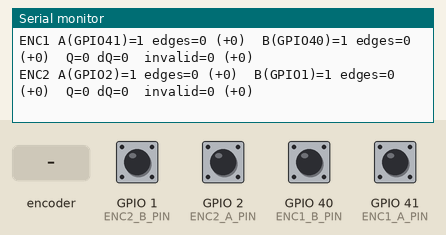
Recording of a sketch running on a simulated ESP32-S3. Parts: the last lines printed to the serial monitor. The inputs (shaded band) are chosen by the test bench; at power-on: GPIO 1 (ENC2_B_PIN), GPIO 2 (ENC2_A_PIN), GPIO 40 (ENC1_B_PIN), GPIO 41 (ENC1_A_PIN) HIGH.

Above: at 1.7 s.
1.8 s: rotary encoder on GPIO 2 (ENC2_A_PIN) / GPIO 40 (ENC1_B_PIN) turned 1 step (first pin leading)
At 2.4 s:
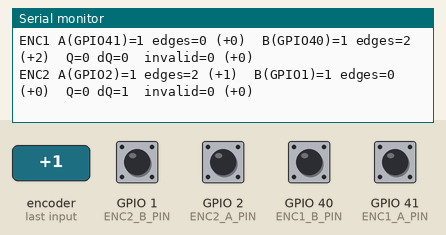
3.5 s: GPIO 1 (ENC2_B_PIN) pulled LOW for 1.2 s
At 4.3 s:
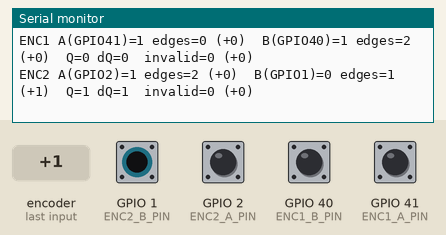
6.2 s: GPIO 41 (ENC1_A_PIN) pulled LOW for 1.2 s
8.9 s: rotary encoder on GPIO 2 (ENC2_A_PIN) / GPIO 40 (ENC1_B_PIN) turned 1 step (first pin leading)
At 9.8 s:
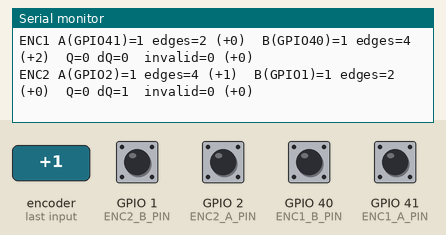
10.6 s: GPIO 1 (ENC2_B_PIN) pulled LOW for 1.2 s
At 11.4 s:
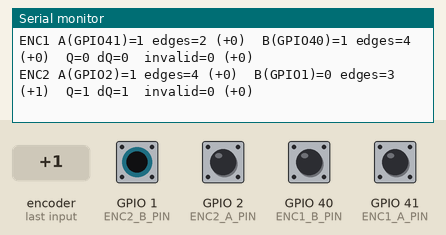
13.3 s: GPIO 41 (ENC1_A_PIN) pulled LOW for 1.2 s
Timing chart, 0 to 16.3 s (numbered marks = the images above; inputs shaded):
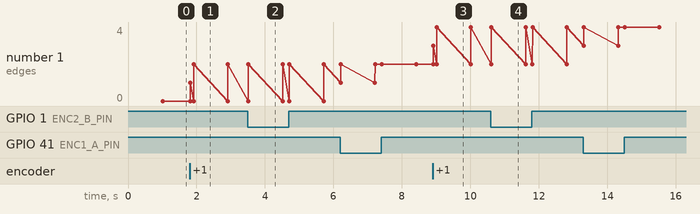

The sketch:

encoder_signal_diagnostic.ino
```cpp
// AMT102 2個のA/B相信号を個別に確認する診断コード
// ボード: ESP32S3 Dev Module
// シリアルモニター: 115200 baud

#include <Arduino.h>

constexpr int ENC1_A_PIN = 41;
constexpr int ENC1_B_PIN = 40;
constexpr int ENC2_A_PIN = 2;
constexpr int ENC2_B_PIN = 1;

constexpr unsigned long SAMPLE_INTERVAL_MS = 100;
constexpr unsigned long IDLE_PRINT_INTERVAL_MS = 1000;

volatile int32_t encoder1AEdges = 0;
volatile int32_t encoder1BEdges = 0;
volatile int32_t encoder1QuadratureCount = 0;
volatile int32_t encoder1InvalidTransitions = 0;
volatile uint8_t encoder1PreviousState = 0;

volatile int32_t encoder2AEdges = 0;
volatile int32_t encoder2BEdges = 0;
volatile int32_t encoder2QuadratureCount = 0;
volatile int32_t encoder2InvalidTransitions = 0;
volatile uint8_t encoder2PreviousState = 0;

void IRAM_ATTR updateEncoder1() {
  const uint8_t currentState =
    (static_cast<uint8_t>(digitalRead(ENC1_A_PIN)) << 1) |
    static_cast<uint8_t>(digitalRead(ENC1_B_PIN));
  const uint8_t transition = (encoder1PreviousState << 2) | currentState;

  switch (transition) {
    case 0b0001:
    case 0b0111:
    case 0b1110:
    case 0b1000:
      ++encoder1QuadratureCount;
      break;
    case 0b0010:
    case 0b1011:
    case 0b1101:
    case 0b0100:
      --encoder1QuadratureCount;
      break;
    default:
      if (currentState != encoder1PreviousState) ++encoder1InvalidTransitions;
      break;
  }

  encoder1PreviousState = currentState;
}

void IRAM_ATTR updateEncoder2() {
  const uint8_t currentState =
    (static_cast<uint8_t>(digitalRead(ENC2_A_PIN)) << 1) |
    static_cast<uint8_t>(digitalRead(ENC2_B_PIN));
  const uint8_t transition = (encoder2PreviousState << 2) | currentState;

  switch (transition) {
    case 0b0001:
    case 0b0111:
    case 0b1110:
    case 0b1000:
      ++encoder2QuadratureCount;
      break;
    case 0b0010:
    case 0b1011:
    case 0b1101:
    case 0b0100:
      --encoder2QuadratureCount;
      break;
    default:
      if (currentState != encoder2PreviousState) ++encoder2InvalidTransitions;
      break;
  }

  encoder2PreviousState = currentState;
}

void IRAM_ATTR encoder1A_ISR() {
  ++encoder1AEdges;
  updateEncoder1();
}

void IRAM_ATTR encoder1B_ISR() {
  ++encoder1BEdges;
  updateEncoder1();
}

void IRAM_ATTR encoder2A_ISR() {
  ++encoder2AEdges;
  updateEncoder2();
}

void IRAM_ATTR encoder2B_ISR() {
  ++encoder2BEdges;
  updateEncoder2();
}

struct EncoderSnapshot {
  int32_t aEdges;
  int32_t bEdges;
  int32_t quadratureCount;
  int32_t invalidTransitions;
};

void printEncoder(
  const char *name,
  int aPin,
  int bPin,
  int32_t aEdges,
  int32_t previousAEdges,
  int32_t bEdges,
  int32_t previousBEdges,
  int32_t quadratureCount,
  int32_t previousQuadratureCount,
  int32_t invalidTransitions,
  int32_t previousInvalidTransitions
) {
  Serial.print(name);
  Serial.print(" A(GPIO");
  Serial.print(aPin);
  Serial.print(")=");
  Serial.print(digitalRead(aPin));
  Serial.print(" edges=");
  Serial.print(aEdges);
  Serial.print(" (+");
  Serial.print(aEdges - previousAEdges);
  Serial.print(")");

  Serial.print("  B(GPIO");
  Serial.print(bPin);
  Serial.print(")=");
  Serial.print(digitalRead(bPin));
  Serial.print(" edges=");
  Serial.print(bEdges);
  Serial.print(" (+");
  Serial.print(bEdges - previousBEdges);
  Serial.print(")");

  Serial.print("  Q=");
  Serial.print(quadratureCount);
  Serial.print(" dQ=");
  Serial.print(quadratureCount - previousQuadratureCount);
  Serial.print("  invalid=");
  Serial.print(invalidTransitions);
  Serial.print(" (+");
  Serial.print(invalidTransitions - previousInvalidTransitions);
  Serial.println(")");
}

void setup() {
  Serial.begin(115200);
  delay(500);

  pinMode(ENC1_A_PIN, INPUT_PULLUP);
  pinMode(ENC1_B_PIN, INPUT_PULLUP);
  pinMode(ENC2_A_PIN, INPUT_PULLUP);
  pinMode(ENC2_B_PIN, INPUT_PULLUP);

  encoder1PreviousState =
    (static_cast<uint8_t>(digitalRead(ENC1_A_PIN)) << 1) |
    static_cast<uint8_t>(digitalRead(ENC1_B_PIN));
  encoder2PreviousState =
    (static_cast<uint8_t>(digitalRead(ENC2_A_PIN)) << 1) |
    static_cast<uint8_t>(digitalRead(ENC2_B_PIN));

  attachInterrupt(digitalPinToInterrupt(ENC1_A_PIN), encoder1A_ISR, CHANGE);
  attachInterrupt(digitalPinToInterrupt(ENC1_B_PIN), encoder1B_ISR, CHANGE);
  attachInterrupt(digitalPinToInterrupt(ENC2_A_PIN), encoder2A_ISR, CHANGE);
  attachInterrupt(digitalPinToInterrupt(ENC2_B_PIN), encoder2B_ISR, CHANGE);

  Serial.println("=== AMT102 A/B signal diagnostic ===");
  Serial.println("Board: ESP32S3 Dev Module / Monitor: 115200 baud");
  Serial.println("Lift the robot and rotate only one measuring wheel at a time.");
  Serial.println("A edges and B edges must both increase; dQ must reverse when rotation reverses.");
  Serial.println();
}

void loop() {
  static unsigned long previousSampleMs = 0;
  static unsigned long previousPrintMs = 0;
  static EncoderSnapshot previous1 = {0, 0, 0, 0};
  static EncoderSnapshot previous2 = {0, 0, 0, 0};

  const unsigned long nowMs = millis();
  if (nowMs - previousSampleMs < SAMPLE_INTERVAL_MS) return;
  previousSampleMs = nowMs;

  EncoderSnapshot current1;
  EncoderSnapshot current2;
  noInterrupts();
  current1 = {
    encoder1AEdges,
    encoder1BEdges,
    encoder1QuadratureCount,
    encoder1InvalidTransitions
  };
  current2 = {
    encoder2AEdges,
    encoder2BEdges,
    encoder2QuadratureCount,
    encoder2InvalidTransitions
  };
  interrupts();

  const bool edgeChanged =
    current1.aEdges != previous1.aEdges ||
    current1.bEdges != previous1.bEdges ||
    current2.aEdges != previous2.aEdges ||
    current2.bEdges != previous2.bEdges;
  const bool idlePrintDue = nowMs - previousPrintMs >= IDLE_PRINT_INTERVAL_MS;

  if (edgeChanged || idlePrintDue) {
    printEncoder(
      "ENC1", ENC1_A_PIN, ENC1_B_PIN,
      current1.aEdges, previous1.aEdges,
      current1.bEdges, previous1.bEdges,
      current1.quadratureCount, previous1.quadratureCount,
      current1.invalidTransitions, previous1.invalidTransitions
    );
    printEncoder(
      "ENC2", ENC2_A_PIN, ENC2_B_PIN,
      current2.aEdges, previous2.aEdges,
      current2.bEdges, previous2.bEdges,
      current2.quadratureCount, previous2.quadratureCount,
      current2.invalidTransitions, previous2.invalidTransitions
    );
    Serial.println();
    previousPrintMs = nowMs;
  }

  previous1 = current1;
  previous2 = current2;
}
```

Measured:
- after the input at 1.8 s, the serial monitor: prints a new line at once (image 1)
- after the input at 3.5 s, the serial monitor: prints a new line at once (image 2)
- after the input at 8.9 s, the serial monitor: prints a new line at once (image 3)
- after the input at 10.6 s, the serial monitor: prints a new line at once (image 4)
- plotted number 1: 2 → 4 after the input at 8.9 s
